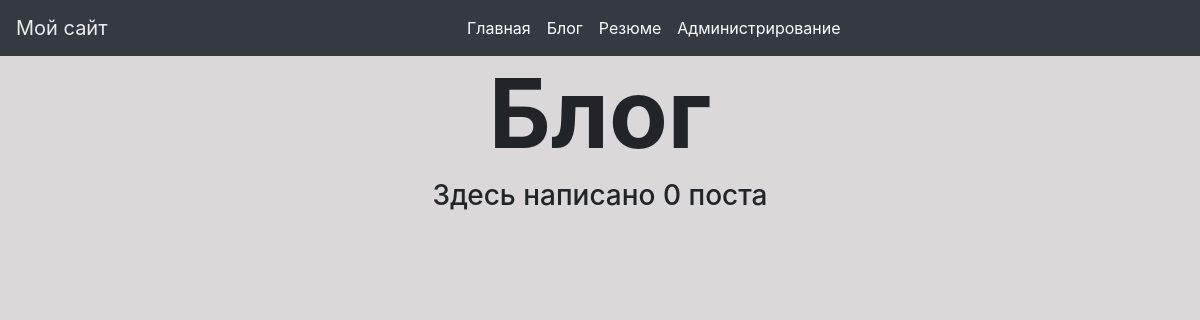
The page /blog/ on the database as committed earlier.
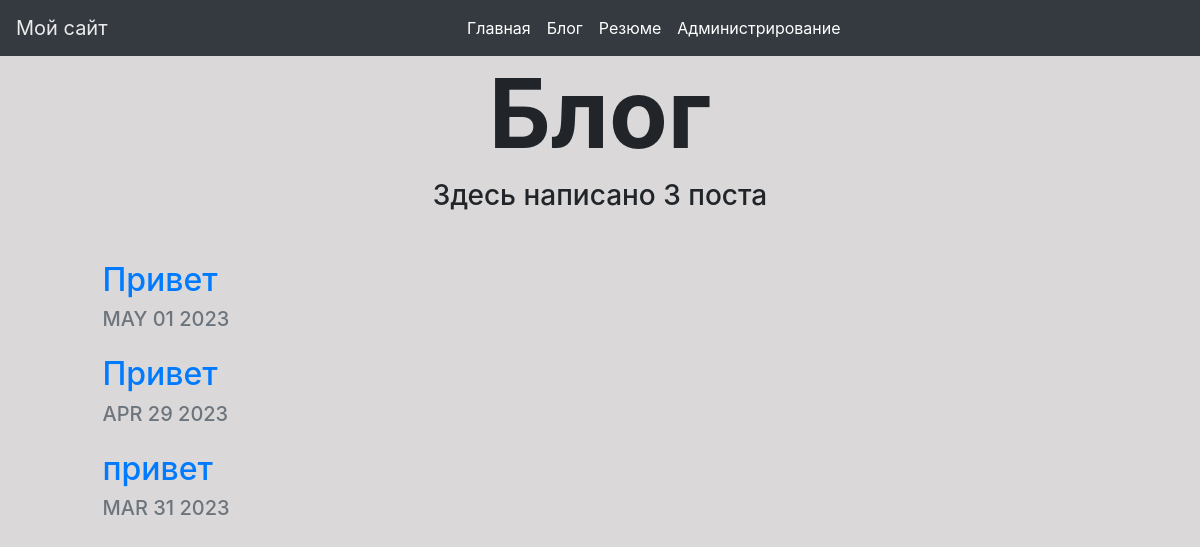
The same page on the database as committed later.
### blog/models.py (models this page shows, shortened)
class Blog(models.Model):
    title = models.CharField(max_length=200)
    discription = models.TextField()
    date = models.DateField()

### blog/views.py (the view)
# urls.py: 2. Add a URL to urlpatterns:  path('blog/', include('blog.urls'))
def blog(request):
    blogs = Blog.objects.order_by('-date')
    return render(request, 'blog/blog.html', {'blogs': blogs})

### blog/templates/blog/blog.html (shortened to what this page needs)
{% extends "blog/base.html" %}
{% load static %}
{% block content %}
<h1 id="blogtitle" class="font-weight-bold text-center">Блог</h1>
<h3 class="text-center mb-5">Здесь написано {{ blogs.count }} поста</h3>
{% for blog in blogs %}
<div class="row justify-content-center my-3">
  <div class="col-md-10">
    <a href="{% url 'blog:detail' blog.id %}">
      <h2>{{ blog.title }}</h2>
    </a>
    <h5 class="text-muted">{{ blog.date|date:'M d Y'|upper }}</h5>
  </div>
</div>
{% endfor %}
{% endblock %}

### blog/templates/blog/base.html (shortened to what this page needs)
{% load static %}
<!doctype html>
<html lang="en">
<head>
    <link rel="stylesheet" href="https://stackpath.bootstrapcdn.com/bootstrap/4.4.1/css/bootstrap.min.css">
    <link rel="stylesheet" href="{% static 'blog/custom.css' %}">
  </head>
  <body>
    <nav class="navbar navbar-expand-lg navbar-light bg-dark">
      <a class="navbar-brand" href="{% url 'home' %}" title = "Переход на главную страницу">Мой сайт</a>
      <div class="collapse navbar-collapse" id="navbarNav">
        <ul class="navbar-nav mx-auto mb-3 mb-lg-0">
          <li class="nav-item active">
            <a class="nav-link" href="{% url 'home' %}" title = "Переход на главную страницу">Главная</a>
          </li>
          <li class="nav-item">
            <a class="nav-link" href="{% url 'blog' %}">Блог</a>
          </li>
          <li class="nav-item">
            <a class="nav-link" href="{% static 'blog/Resume.pdf' %}">Резюме</a>
          </li>
          <li class="nav-item">
            <a class="nav-link" href="{% url 'admin:index' %}">Администрирование</a>
          </li>
        </ul>
      </div>
    </nav>
{% block content %}  {% endblock %}
  </body>
</html>

### blog/static/blog/custom.css (style rules this page uses)
.navbar-nav .nav-link { color: rgb(255, 255, 255) !important; }
.navbar-light .navbar-brand { color: rgb(255 255 255 / 90%); }
body { background-color: #dad8d8; }
#blogtitle { font-size: 6rem; }

Rows that differ between the two databases and show on the page:
added Blog: title "Привет", date "MAY 01 2023"
added Blog: title "Привет", date "APR 29 2023"
added Blog: title "привет", date "MAR 31 2023"
Other text that changed with them:
{{ blogs.count }}: "0" → "3"
